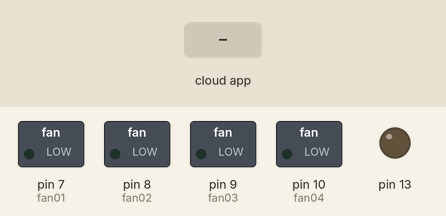
A program run on a simulated Arduino Mega 2560, built with avr-gcc and run on an emulated ATmega2560. On the bench: switched loads named in the program (green lamp = pin HIGH), output pins drawn as LEDs (lit = HIGH). The inputs (shaded band) are chosen by the test bench. The ROS host is connected and sends only what is stated.

Above: at 1.2 s.
1.3 s: the phone or cloud app sets led to 45
At 1.9 s:
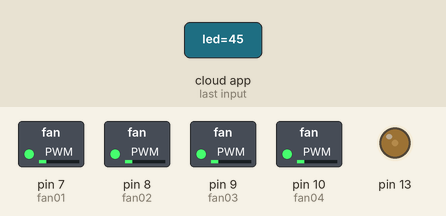
2.8 s: the phone or cloud app sets led to 90
At 3.1 s:
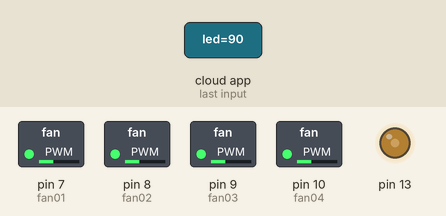
4.3 s: the phone or cloud app sets led to 180
At 5.4 s:
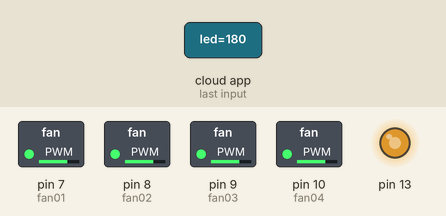
Timing chart, 0 to 7.3 s (numbered marks = the images above; inputs shaded):
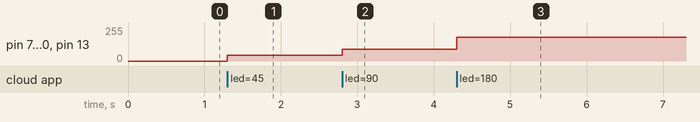

The program:

main.cpp
```cpp
#include "Arduino.h"
#include "ros.h"

//ROS Publisher Test
/*
#include "std_msgs/Int16.h"

ros::NodeHandle nh;

std_msgs::Int16 adc_msg;
ros::Publisher adc_publisher("adc_publisher", &adc_msg);

void setup()
{
  nh.initNode();
  nh.advertise(adc_publisher);

}

void loop()
{
  adc_msg.data += 1;
  adc_publisher.publish(&adc_msg);
  nh.spinOnce();
  delay(50);
}
*/
//ROS Subscriber Test

#include "std_msgs/UInt16.h"
int fan01 = 7;
int fan02 = 8;
int fan03 = 9;
int fan04 = 10;
int val = 0;
ros::NodeHandle nh;

void led_cb(const std_msgs::UInt16 &cmd_msg){
  //digitalWrite(13, cmd_msg.data);
  val = cmd_msg.data;
  analogWrite(fan01, val);
  analogWrite(fan02, val);
  analogWrite(fan03, val);
  analogWrite(fan04, val);
  analogWrite(13, val);
}

ros::Subscriber<std_msgs::UInt16> sub("led", led_cb);

void setup(){
  pinMode(13, OUTPUT);
  pinMode(fan01, OUTPUT);
  pinMode(fan02, OUTPUT);
  pinMode(fan03, OUTPUT);
  pinMode(fan04, OUTPUT);
  nh.initNode();
  nh.subscribe(sub);
}

void loop(){
  nh.spinOnce();
  delay(1);
}
```

Measured:
- after the input at 1.3 s, pin 7 (fan01), pin 8 (fan02), pin 9 (fan03), pin 10 (fan04), pin 13: 0/255 → 45/255 at once
- after the input at 2.8 s, pin 7 (fan01), pin 8 (fan02), pin 9 (fan03), pin 10 (fan04), pin 13: 45/255 → 90/255 at once
- after the input at 4.3 s, pin 7 (fan01), pin 8 (fan02), pin 9 (fan03), pin 10 (fan04), pin 13: 90/255 → 180/255 at once
